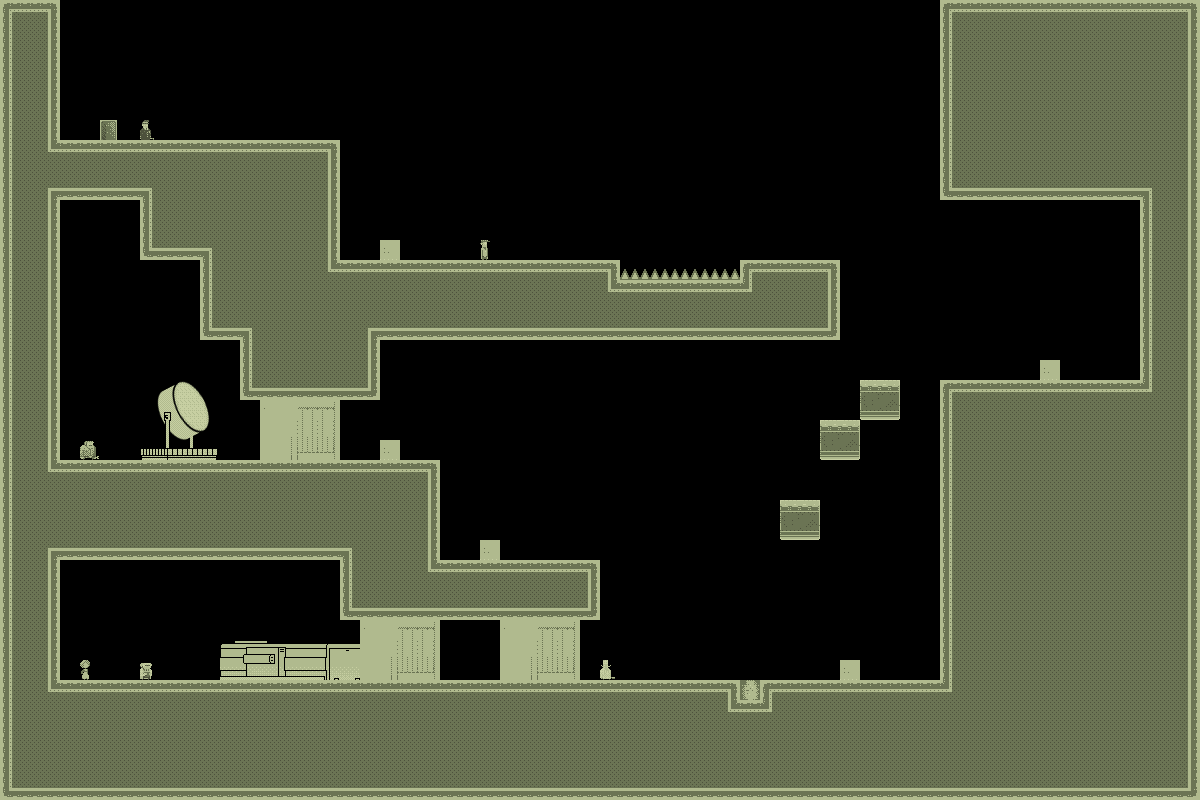

A level layout from a 2D game, rendered from its tile map. Below: a short description, then the map file with tile-grid data replaced by summaries:
An orthogonal 60x40 tile map with 20x20 px tiles, 1 tile layer (bg).

<map version="1.0" orientation="orthogonal" width="60" height="40" tilewidth="20" tileheight="20">
 <tileset firstgid="1" name="tiles_military" tilewidth="20" tileheight="20">
  <image source="../../../../../SuperLemonadeFactory1989Content/Lemonade/tiles_military.png" width="400" height="400" />
  <terraintypes>
   <terrain name="solid" tile="151" />
   <terrain name="hollow" tile="94" />
  </terraintypes>
  <tile id="8" terrain=",,,1" />
  <tile id="9" terrain=",,1,1" />
  <tile id="10" terrain=",,1,1" />
  <tile id="11" terrain=",,1,1" />
  <tile id="12" terrain=",,1,1" />
  <tile id="13" terrain=",,1,1" />
  <tile id="14" terrain=",,1," />
  <tile id="15" terrain="1,1,1," />
  <tile id="16" terrain="1,1,,1" />
  <tile id="28" terrain=",1,,1" />
  <tile id="34" terrain="1,,1," />
  <tile id="35" terrain="1,,1,1" />
  <tile id="36" terrain=",1,1,1" />
  <tile id="48" terrain=",1,,1" />
  <tile id="54" terrain="1,,1," />
  <tile id="68" terrain=",1,,1" />
  <tile id="74" terrain="1,,1," />
  <tile id="88" terrain=",1,,1" />
  <tile id="94" terrain="1,,1," />
  <tile id="108" terrain=",1,,1" />
  <tile id="114" terrain="1,,1," />
  <tile id="128" terrain=",1,," />
  <tile id="129" terrain="1,1,," />
  <tile id="130" terrain="1,1,," />
  <tile id="131" terrain="1,1,," />
  <tile id="132" terrain="1,1,," />
  <tile id="133" terrain="1,1,," />
  <tile id="134" terrain="1,,," />
  <tile id="148" terrain=",,,0" />
  <tile id="149" terrain=",,0,0" />
  <tile id="150" terrain=",,0," />
  <tile id="151" terrain="0,0,0," />
  <tile id="152" terrain="0,0,," />
  <tile id="153" terrain="0,0,,0" />
  <tile id="168" terrain=",0,,0" />
  <tile id="170" terrain="0,,0," />
  <tile id="171" terrain="0,,0," />
  <tile id="173" terrain=",0,,0" />
  <tile id="188" terrain=",0,," />
  <tile id="189" terrain="0,0,," />
  <tile id="190" terrain="0,,," />
  <tile id="191" terrain="0,,0,0" />
  <tile id="192" terrain=",,0,0" />
  <tile id="193" terrain=",0,0,0" />
  <tile id="194" terrain="0,0,0,0" />
  <tile id="195" terrain="1,1,1,1" />
  <tile id="356">
   <properties>
    <property name="LargeCrate" value="" />
   </properties>
  </tile>
  <tile id="380">
   <properties>
    <property name="Andre" value="" />
   </properties>
  </tile>
  <tile id="381">
   <properties>
    <property name="Liselot" value="" />
   </properties>
  </tile>
  <tile id="382">
   <properties>
    <property name="Amsterdaam" value="" />
   </properties>
  </tile>
  <tile id="383">
   <properties>
    <property name="Worker" value="" />
   </properties>
  </tile>
  <tile id="384">
   <properties>
    <property name="Inspector" value="" />
   </properties>
  </tile>
  <tile id="385">
   <properties>
    <property name="Chef" value="" />
   </properties>
  </tile>
  <tile id="386">
   <properties>
    <property name="Exit" value="" />
   </properties>
  </tile>
  <tile id="387">
   <properties>
    <property name="Trampoline" value="" />
   </properties>
  </tile>
  <tile id="388">
   <properties>
    <property name="SmallCrate" value="" />
   </properties>
  </tile>
  <tile id="389">
   <properties>
    <property name="SugarBag" value="" />
   </properties>
  </tile>
 </tileset>
 <layer name="bg" width="60" height="40">
  <data>[2400 cells, 1281 non-empty, 95 distinct tile ids]</data>
 </layer>
 <objectgroup name="boxes" width="60" height="40" />
</map>
